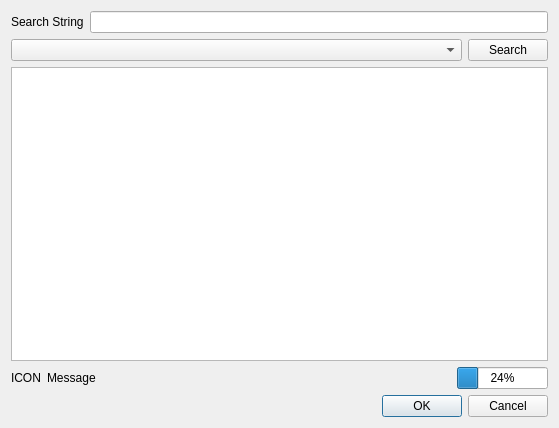
<?xml version="1.0" encoding="UTF-8"?>
<ui version="4.0">
 <class>KeyServerImportDialog</class>
 <widget class="QDialog" name="KeyServerImportDialog">
  <property name="geometry">
   <rect>
    <x>0</x>
    <y>0</y>
    <width>559</width>
    <height>428</height>
   </rect>
  </property>
  <property name="windowTitle">
   <string>Dialog</string>
  </property>
  <layout class="QGridLayout" name="gridLayout">
   <item row="0" column="0">
    <layout class="QVBoxLayout" name="verticalLayout">
     <item>
      <layout class="QHBoxLayout" name="horizontalLayout">
       <item>
        <widget class="QLabel" name="label">
         <property name="text">
          <string>Search String</string>
         </property>
        </widget>
       </item>
       <item>
        <widget class="QLineEdit" name="lineEdit"/>
       </item>
      </layout>
     </item>
     <item>
      <layout class="QHBoxLayout" name="horizontalLayout_2">
       <item>
        <widget class="QComboBox" name="comboBox">
         <property name="sizePolicy">
          <sizepolicy hsizetype="Expanding" vsizetype="Fixed">
           <horstretch>0</horstretch>
           <verstretch>0</verstretch>
          </sizepolicy>
         </property>
        </widget>
       </item>
       <item>
        <widget class="QPushButton" name="pushButton">
         <property name="text">
          <string>Search</string>
         </property>
        </widget>
       </item>
      </layout>
     </item>
     <item>
      <widget class="QTableWidget" name="tableWidget"/>
     </item>
     <item>
      <layout class="QHBoxLayout" name="horizontalLayout_3">
       <item>
        <widget class="QLabel" name="label_3">
         <property name="sizePolicy">
          <sizepolicy hsizetype="Fixed" vsizetype="Preferred">
           <horstretch>0</horstretch>
           <verstretch>0</verstretch>
          </sizepolicy>
         </property>
         <property name="text">
          <string>ICON</string>
         </property>
        </widget>
       </item>
       <item>
        <widget class="QLabel" name="label_2">
         <property name="sizePolicy">
          <sizepolicy hsizetype="Expanding" vsizetype="Preferred">
           <horstretch>0</horstretch>
           <verstretch>0</verstretch>
          </sizepolicy>
         </property>
         <property name="text">
          <string>Message</string>
         </property>
        </widget>
       </item>
       <item>
        <widget class="QProgressBar" name="progressBar">
         <property name="sizePolicy">
          <sizepolicy hsizetype="Preferred" vsizetype="Fixed">
           <horstretch>0</horstretch>
           <verstretch>0</verstretch>
          </sizepolicy>
         </property>
         <property name="value">
          <number>24</number>
         </property>
        </widget>
       </item>
      </layout>
     </item>
     <item>
      <widget class="QDialogButtonBox" name="buttonBox">
       <property name="orientation">
        <enum>Qt::Horizontal</enum>
       </property>
       <property name="standardButtons">
        <set>QDialogButtonBox::Cancel|QDialogButtonBox::Ok</set>
       </property>
      </widget>
     </item>
    </layout>
   </item>
  </layout>
 </widget>
 <resources/>
 <connections>
  <connection>
   <sender>buttonBox</sender>
   <signal>accepted()</signal>
   <receiver>KeyServerImportDialog</receiver>
   <slot>accept()</slot>
   <hints>
    <hint type="sourcelabel">
     <x>248</x>
     <y>254</y>
    </hint>
    <hint type="destinationlabel">
     <x>157</x>
     <y>274</y>
    </hint>
   </hints>
  </connection>
  <connection>
   <sender>buttonBox</sender>
   <signal>rejected()</signal>
   <receiver>KeyServerImportDialog</receiver>
   <slot>reject()</slot>
   <hints>
    <hint type="sourcelabel">
     <x>316</x>
     <y>260</y>
    </hint>
    <hint type="destinationlabel">
     <x>286</x>
     <y>274</y>
    </hint>
   </hints>
  </connection>
 </connections>
</ui>
